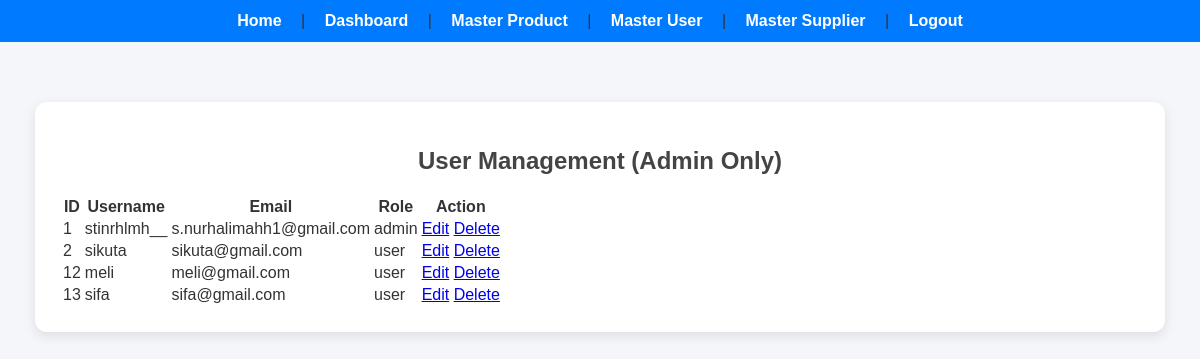
The app's page /index.php?page=user (signed in) with its own data.
### tables this page shows
CREATE TABLE `users` (
  `id` int(11) NOT NULL,
  `username` varchar(50) NOT NULL,
  `email` varchar(100) DEFAULT NULL,
  `password` varchar(255) NOT NULL,
  `role` enum('admin','user') DEFAULT 'user'
);

### user.php (the view, shortened to what this page needs)
<?php
include "conn.php";
?>
<h2>User Management (Admin Only)</h2>
<table class="data-table">
    <thead>
        <tr>
            <th>ID</th>
            <th>Username</th>
            <th>Email</th>
            <th>Role</th>
            <th>Action</th>
        </tr>
    </thead>
    <tbody>
    <?php
    $query = "SELECT * FROM users ORDER BY id ASC";
    $result = mysqli_query($conn, $query);
    if (mysqli_num_rows($result) > 0) {
        while ($row = mysqli_fetch_assoc($result)) {
            echo "<tr>
                    <td>{$row['id']}</td>
                    <td>{$row['username']}</td>
                    <td>{$row['email']}</td>
                    <td>{$row['role']}</td>
                    <td>
                        <a href='edit_user.php?id={$row['id']}' class='btn-edit'>Edit</a>
                        <a href='delete_user.php?id={$row['id']}' class='btn-delete' onclick='return confirm(\"Are you sure?\")'>Delete</a>
                    </td>
                </tr>";
        }
    } else {
        echo "<tr><td colspan='5' style='text-align:center;'>No users found.</td></tr>";
    }
    ?>
    </tbody>
</table>

### style.css (style rules this page uses)
body { font-family: Arial, Helvetica, sans-serif; background: #f4f6f9; margin: 0; padding: 0; color: #333; }
h1, h2 { text-align: center; color: #444; }

### records on screen
users: id "1", username "stinrhlmh__", email "s.nurhalimahh1@gmail.com", role "admin"
users: id "2", username "sikuta", email "sikuta@gmail.com", role "user"
users: id "12", username "meli", email "meli@gmail.com", role "user"
users: id "13", username "sifa", email "sifa@gmail.com", role "user"
